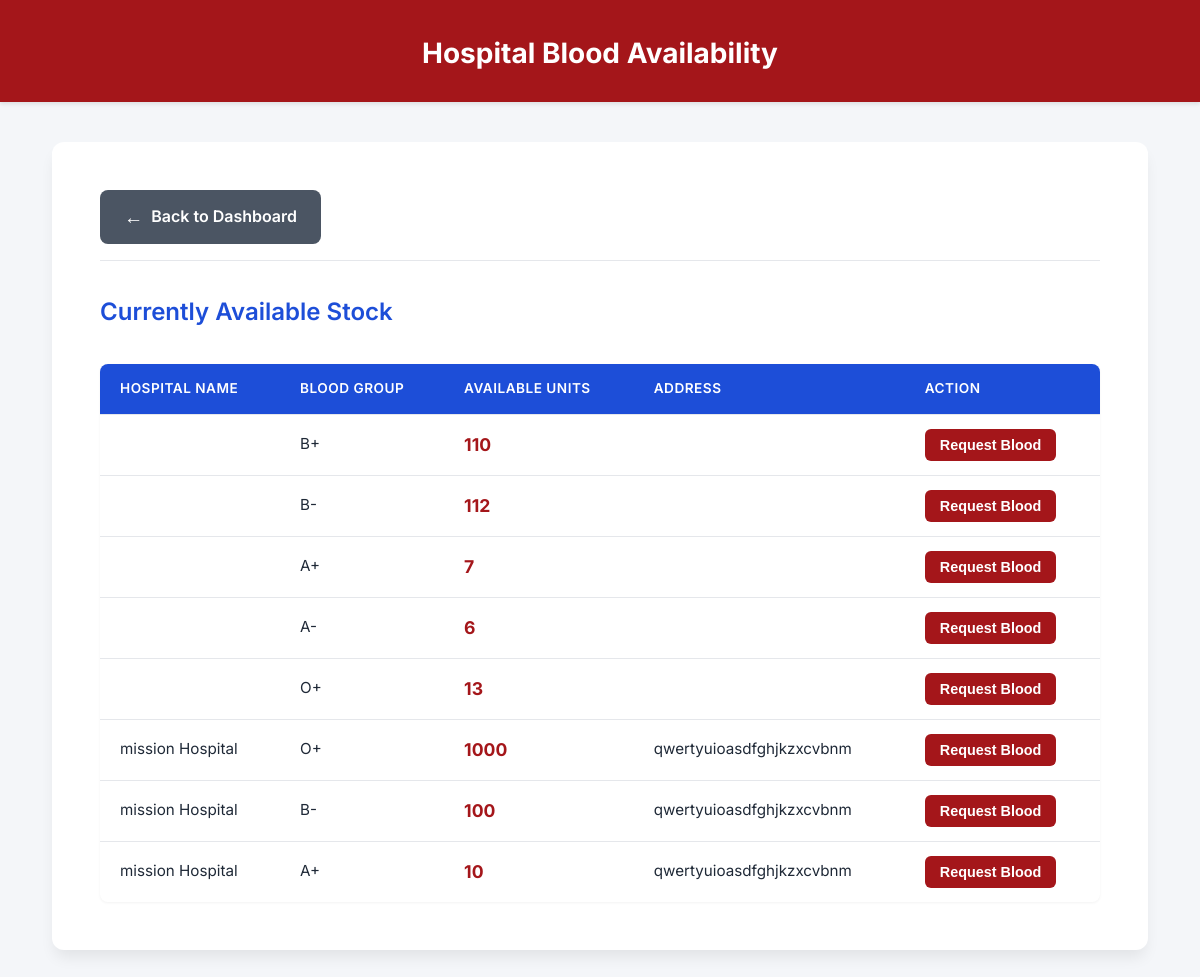
Before: /patient/submit-request/ (signed in) with the older database file.
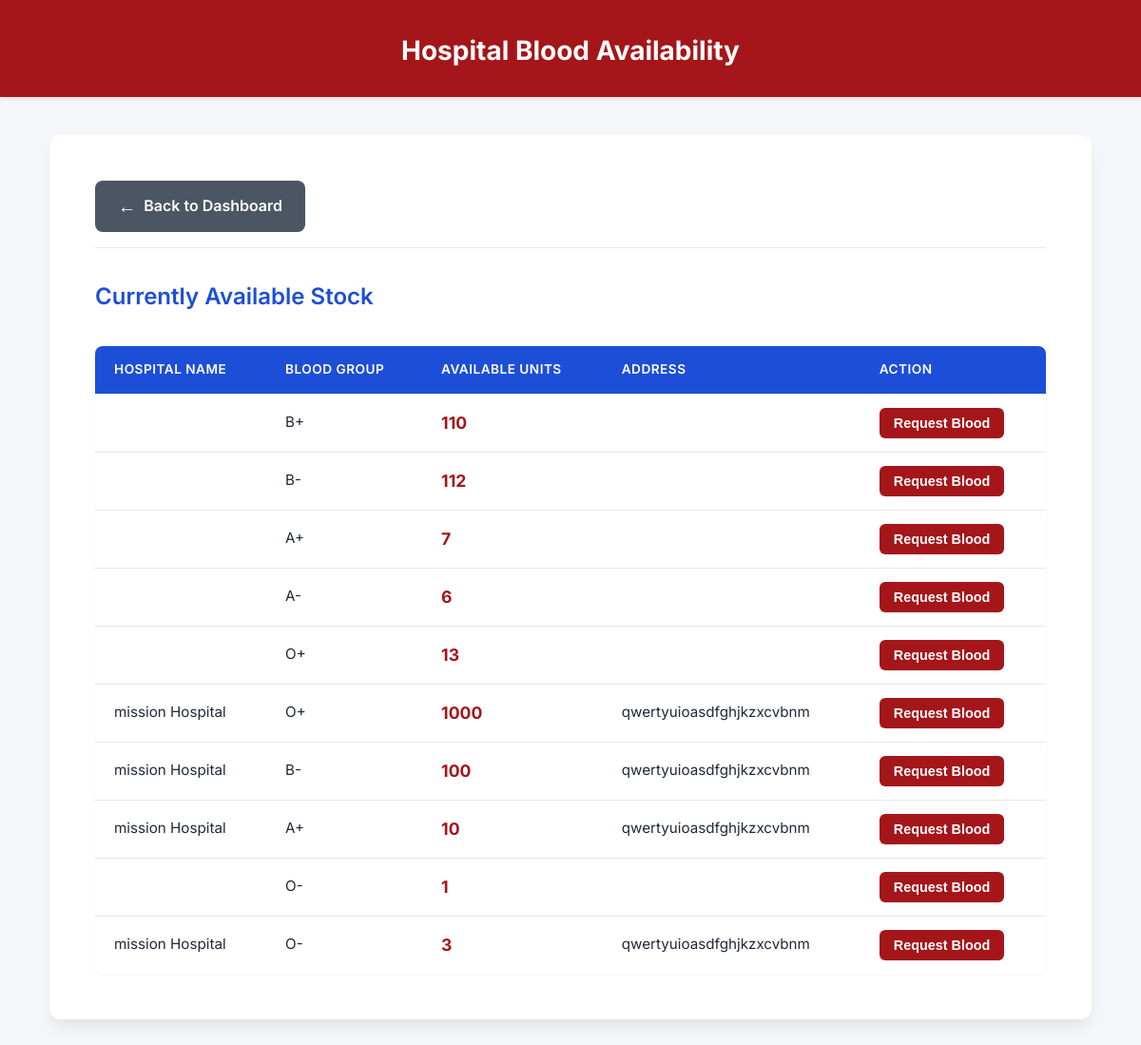
After: the same page with the newer database file.
### bloodmanager/models.py (models this page shows, shortened)
class BloodStock(models.Model):
    hospital = models.ForeignKey(Hospital, on_delete=models.CASCADE, null=True, blank=True)
    blood_group = models.CharField(max_length=3, choices=BLOOD_GROUP_CHOICES)
    units = models.PositiveIntegerField(default=0)

class Hospital(models.Model):
    user = models.OneToOneField(User, on_delete=models.CASCADE)
    name = models.CharField(max_length=255)
    email = models.EmailField(null=True, blank=True)
    phone = models.CharField(max_length=20)
    address = models.TextField(null=True, blank=True)  # <-- add this

### bloodmanager/views.py (the view, shortened to what this page needs)
# urls.py: path('patient/submit-request/', views.submit_blood_request, name='submit-blood-request'),
@login_required
def submit_blood_request(request):
    patient = get_object_or_404(Patient, user=request.user)
    hospitals_with_stock = BloodStock.objects.filter(units__gt=0).select_related('hospital')
    return render(request, 'patient/search_hospitals.html', {'hospitals_with_stock': hospitals_with_stock})

### bloodmanager/templates/patient/search_hospitals.html (shortened to what this page needs)
{% load static %}
<!DOCTYPE html>
<html lang="en">
<head>
</head>
<body>
    <header>
        <h1> Hospital Blood Availability</h1>
    </header>
    <div class="container">
        <div class="back-btn-container">
            <a href="{% url 'patient-dashboard' %}" class="back-btn">
                <span style="font-size: 1.2em;">&larr;</span> Back to Dashboard
            </a>
        </div>
        <h2 style="font-size: 1.5rem; color: var(--accent-blue); font-weight: 600; margin-bottom: 1.5rem;">
            Currently Available Stock
        </h2>
        {% if hospitals_with_stock %}
        <table>
            <thead>
                <tr>
                    <th>Hospital Name</th>
                    <th>Blood Group</th>
                    <th>Available Units</th>
                    <th>Address</th>
                    <th>Action</th>
                </tr>
            </thead>
            <tbody>
                {% for stock in hospitals_with_stock %}
                <tr>
                    <td data-label="Hospital Name">{{ stock.hospital.name }}</td>
                    <td data-label="Blood Group">{{ stock.blood_group }}</td>
                    <td data-label="Available Units" class="units-count">{{ stock.units }}</td>
                    <td data-label="Address">{{ stock.hospital.address }}</td>
                    <td data-label="Action">
                        {% if request.user.patient %}
                        <form method="POST" action="{% url 'submit-blood-request' %}" style="margin: 0;">
                            <input type="hidden" name="units_request" value="1"> <button type="submit" class="request-btn">Request Blood</button>
                        </form>
                        {% else %}
                        <span style="color: var(--text-light); font-size: 0.9em;">Login as Patient to Request</span>
                        {% endif %}
                    </td>
                </tr>
                {% endfor %}
            </tbody>
        </table>
        {% else %}
        <p class="info-message">
            <span style="font-size: 1.2em;"></span> No hospital has available blood stock at the moment.
        </p>
        {% endif %}
    </div>
</body>
</html>

Changed rows visible on the page:
added BloodStock: blood_group "O-", units "1"
added BloodStock: hospital.name "mission Hospital", blood_group "O-", units "3", hospital.address "qwertyuioasdfghjkzxcvbnm"
